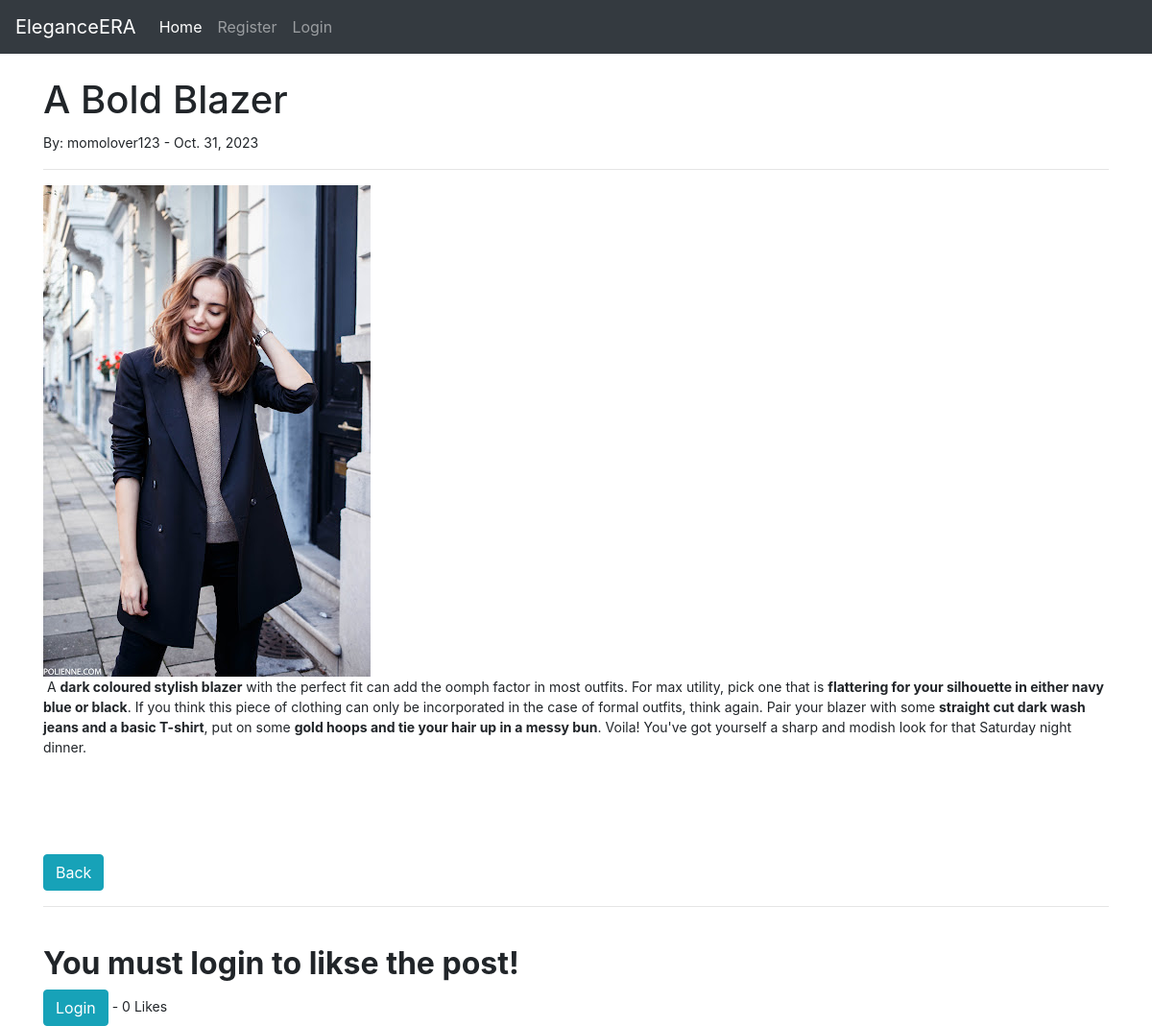
Page /article/12 on the committed database.
### FashionBlog/models.py (models this page shows, shortened)
class Post(models.Model):
    title = models.CharField(max_length=255)
    header_image = models.ImageField(null=True, blank=True, upload_to="images/")
    title_tag = models.CharField(max_length=255)
    author = models.ForeignKey(User, on_delete=models.CASCADE)
    body = RichTextField(blank=True, null=True)
    snippet = models.CharField(max_length=255, default='this is a fashion blog')
    post_date = models.DateField(auto_now_add=True)
    likes = models.ManyToManyField(User, related_name='blog_posts')
    def total_likes(self):
       return self.likes.count()

### FashionBlog/views.py (the view)
# urls.py: path('article/<int:pk>', articledetailView.as_view(), name = "article_detail" ),
class articledetailView(DetailView):
    model = Post
    template_name = 'article_detail.html'
    def get_context_data(self, *args, **kwargs):
        cat_menu = Category.objects.all()
        context = super(articledetailView, self).get_context_data(*args, **kwargs)
        stuff = get_object_or_404(Post, id=self.kwargs['pk'])
        total_likes = stuff.total_likes()
        liked = False
        if stuff.likes.filter(id=self.request.user.id).exists():
           liked = True
        context["cat_menu"] = cat_menu
        context["total_likes"] = total_likes
        context["liked"] = liked
        return context

### FashionBlog/templates/article_detail.html (shortened to what this page needs)
{% extends 'base.html' %}
{% load static %}
{% block content %}
<h1>{{ post.title }}</h1>
<small> By:
    {{ post.author }} - {{ post.post_date }}
<hr>
{% if post.header_image %}
    <img src="{{ post.header_image.url }}"> <br>
{% endif %}
{{ post.body|safe }}
<br>
<br>
<a href="{% url 'home' %}" class="btn btn-info">Back</a>
<hr>
<br>
<form action="{% url 'like_post' post.pk %}" method="POST">
    {% if user.is_authenticated %}
        {% if liked %}
            <button type="submit", name="post_id", value="{{ post.id }}", class="btn btn-danger btn-sm">Unlike</button>
        {% else %}
            <button type="submit", name="post_id", value="{{ post.id }}", class="btn btn-primary btn-sm">like</button>
        {% endif %}
    {% else %}
        <h2><strong>You must login to likse the post!</strong></h2><a class="btn btn-info" href="{% url 'login'  %}">Login</a>
    {% endif %}
    - {{ total_likes }} Likes
</form>
{% endblock %}

### rows in the picture
Post: title "A Bold Blazer", author "momolover123", post_date "Oct. 31, 2023", header_image (picture), body "A dark coloured stylish blazer with the perfect fit can add the oomph factor in most outfits. For max utility, pick one that is flattering for your silhouette in either navy blue or black . If you think this piece of clothing can only be incorporated in the case of formal outfits, think again. Pair your blazer with some straight cut dark wash jeans and a basic T-shirt , put on some gold hoops and tie your hair up in a messy bun . Voila! You've got yourself a sharp and modish look for that Saturday night dinner."

### other values in the picture
{{ total_likes }} "0"
